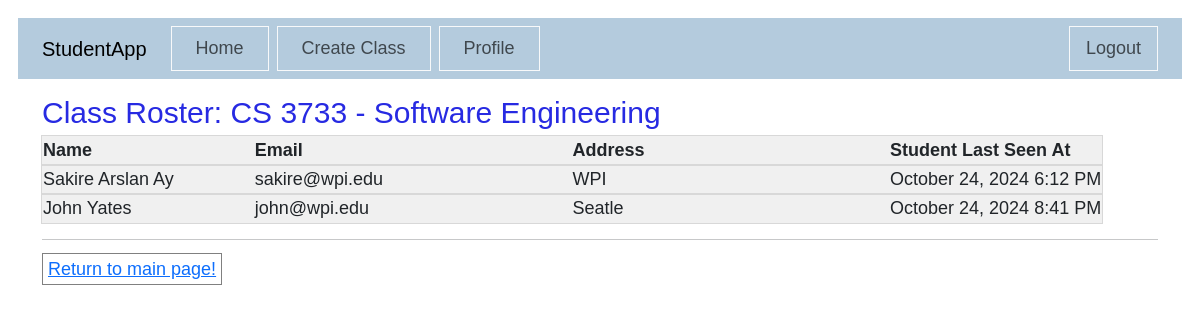
Screenshot of /course/1/roster (signed in) with the database file from the repository.
### app/main/models.py (models this page shows, shortened)
class Major(db.Model):
    id: sqlo.Mapped[int] = sqlo.mapped_column(primary_key=True)
    name: sqlo.Mapped[str] = sqlo.mapped_column(sqla.String(20))
    department: sqlo.Mapped[str] = sqlo.mapped_column(sqla.String(150))
    courses: sqlo.WriteOnlyMapped['Course'] = sqlo.relationship('Course', back_populates='major')
    students_in_major: sqlo.WriteOnlyMapped['Student'] = sqlo.relationship(
        secondary=students_majors_table,
        primaryjoin=(students_majors_table.c.major_id == id),
        back_populates='majors_of_student'
    )
    def get_name(self):
        return self.name

class Course(db.Model):
    id: sqlo.Mapped[int] = sqlo.mapped_column(primary_key=True)
    majorid: sqlo.Mapped[int] = sqlo.mapped_column(sqla.ForeignKey(Major.id), index=True)
    coursenum: sqlo.Mapped[str] = sqlo.mapped_column(sqla.String(4), index=True)
    title: sqlo.Mapped[str] = sqlo.mapped_column(sqla.String(150))
    major: sqlo.Mapped[Major] = sqlo.relationship('Major', back_populates='courses')
    roster: sqlo.WriteOnlyMapped['Enrolled'] = sqlo.relationship('Enrolled', back_populates='course_enrolled')
    def get_coursenum(self):
        return self.coursenum
    def get_title(self):
        return self.title
    def get_major(self):
        return self.major

class Student(UserMixin, db.Model):
    id: sqlo.Mapped[int] = sqlo.mapped_column(primary_key=True)
    username: sqlo.Mapped[str] = sqlo.mapped_column(sqla.String(64), index=True, unique=True)
    password_hash: sqlo.Mapped[Optional[str]] = sqlo.mapped_column(sqla.String(256))
    firstname: sqlo.Mapped[str] = sqlo.mapped_column(sqla.String(100))
    lastname: sqlo.Mapped[str] = sqlo.mapped_column(sqla.String(100))
    address: sqlo.Mapped[str] = sqlo.mapped_column(sqla.String(256))
    email: sqlo.Mapped[str] = sqlo.mapped_column(sqla.String(120), index=True, unique=True)
    last_seen: sqlo.Mapped[Optional[datetime]] = sqlo.mapped_column(default=lambda: datetime.now(timezone.utc))
    majors_of_student: sqlo.WriteOnlyMapped['Major'] = sqlo.relationship(
        secondary=students_majors_table,
        primaryjoin=(students_majors_table.c.student_id == id),
        back_populates='students_in_major')
    enrollments: sqlo.WriteOnlyMapped['Enrolled'] = sqlo.relationship('Enrolled', back_populates='student_enrolled')
    def get_firstname(self):
        return self.firstname
    def get_lastname(self):
        return self.lastname
    def get_email(self):
        return self.email
    def get_address(self):
        return self.address
    def get_last_seen_date(self):
        return self.last_seen

### app/main/routes.py (the view)
@main.route('/course/<int:course_id>/roster', methods=['GET'])
@login_required
def roster(course_id):
    thecourse = db.session.get(Course, course_id)
    if thecourse is None:
        flash('Course not found!', 'danger')
        return redirect(url_for('main.index'))
    enrollments = db.session.scalars(thecourse.roster.select()).all()
    return render_template('class_roster.html',
                           title="Class Roster",
                           course=thecourse,
                           enrollments=enrollments)

### app/main/models.py (called while the page is built)
@login.user_loader
def load_user(id):
    return db.session.get(Student, int(id))

    def get_student(self):
        return self.student_enrolled

### studentApp.py (called while the page is built)
@app.before_request
def beofre_request():
    if current_user.is_authenticated:
        current_user.last_seen = datetime.now(timezone.utc)
        db.session.add(current_user)
        db.session.commit()

@app.before_request
def initDB(*args, **kwargs):
    if app._got_first_request:
        db.create_all()

### app/main/templates/class_roster.html
{% extends "base.html" %}
{% block content %}
    <h2 class="bluetitle"> Class Roster: {{ course.get_major().get_name() }} {{ course.get_coursenum() }} - {{ course.get_title() }}</h2>
    <table class="studenttable">
        <thead>
            <tr valign="bottom">
                <th width="20%">Name</th>
                <th width="30%">Email</th>
                <th width="30%">Address</th>
                <th width="20%">Student Last Seen At</th>
            </tr>
        </thead>
        <tbody>
            {% for enrollment in enrollments %}
                {% set student = enrollment.get_student() %}
                {% include '_student.html' %}
            {% else %}
                <tr>
                    <td colspan="4">No students found for this major.</td>
                </tr>
            {% endfor %}
        </tbody>
    </table>
    <hr class="solid">
    <a href="{{ url_for('main.index') }}" class="button">Return to main page!</a>
{% endblock %}

### app/main/templates/_student.html
<tr>
    <td>{{ student.get_firstname() }} {{ student.get_lastname() }}</td>
    <td>{{ student.get_email() }}</td>
    <td>{{ student.get_address() }}</td>
    <td><span style="white-space: nowrap;">{{ moment(student.get_last_seen_date()).format('LLL') or "Not available" }}</span></td>
</tr>

### app/static/css/main.css (style rules this page uses)
body { margin: 0; padding: 1em; font-family: Tahoma, sans-serif; font-size: 18px; }
.button { width: 80px; font-size: 18px; margin: 10px 5px 5px 0; padding: 5px; border: 1px solid gray; cursor: pointer; }
.studenttable { text-align: left; width: 95%; font-size: 18px; }
.studenttable tr { outline: thin rgb(216, 216, 216) solid; background-color: rgb(240, 240, 240); }
h2.bluetitle { font-size: 30px; color: rgb(39, 42, 226); margin: 10px 0px 5px 0px; }

### rows the page displays
Major: get_major "CS"
Course: get_coursenum "3733", get_title "Software Engineering"
Student: get_firstname "Sakire", get_lastname "Arslan Ay", get_email "sakire@wpi.edu", get_address "WPI", last_seen "October 24, 2024 6:12 PM"
Student: get_firstname "John", get_lastname "Yates", get_email "john@wpi.edu", get_address "Seatle", last_seen "October 24, 2024 8:41 PM"
